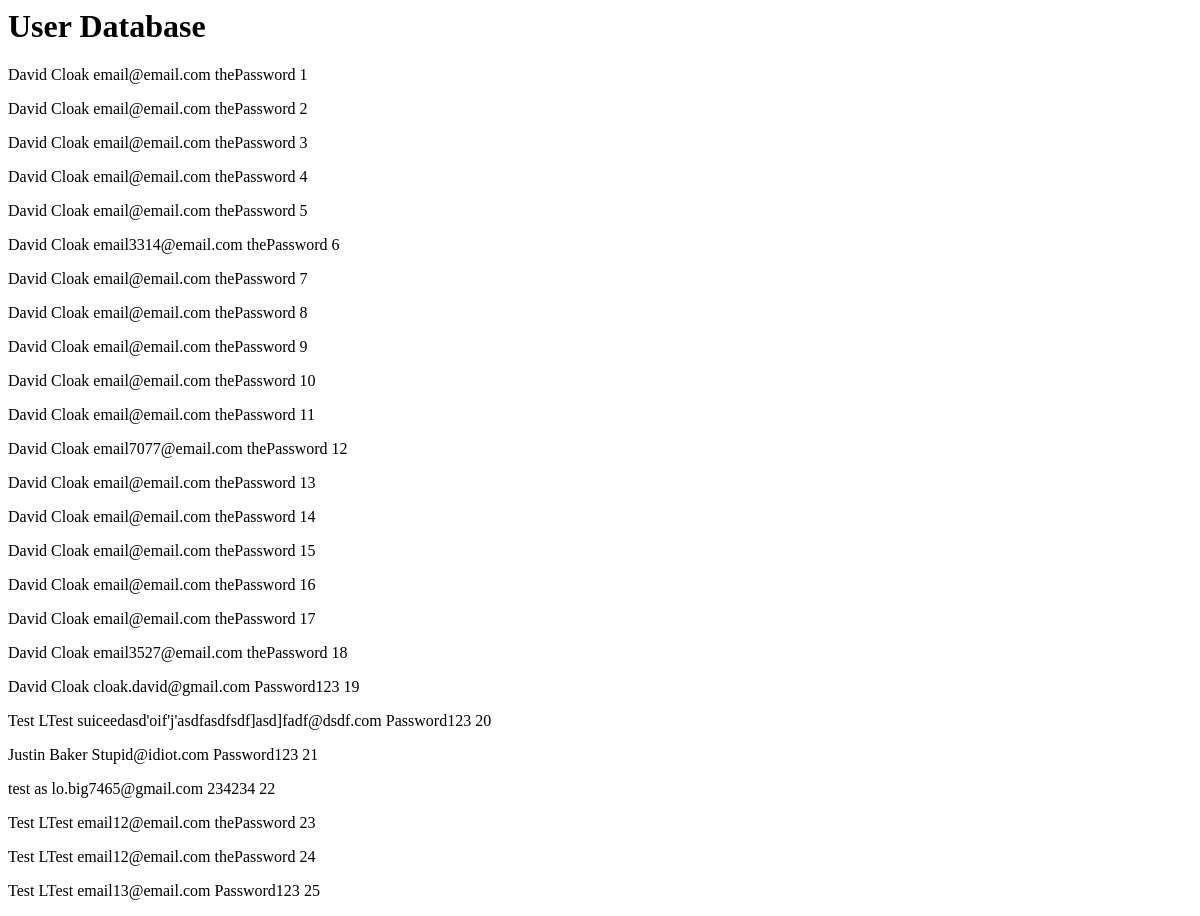
The page /test on the database as committed earlier.
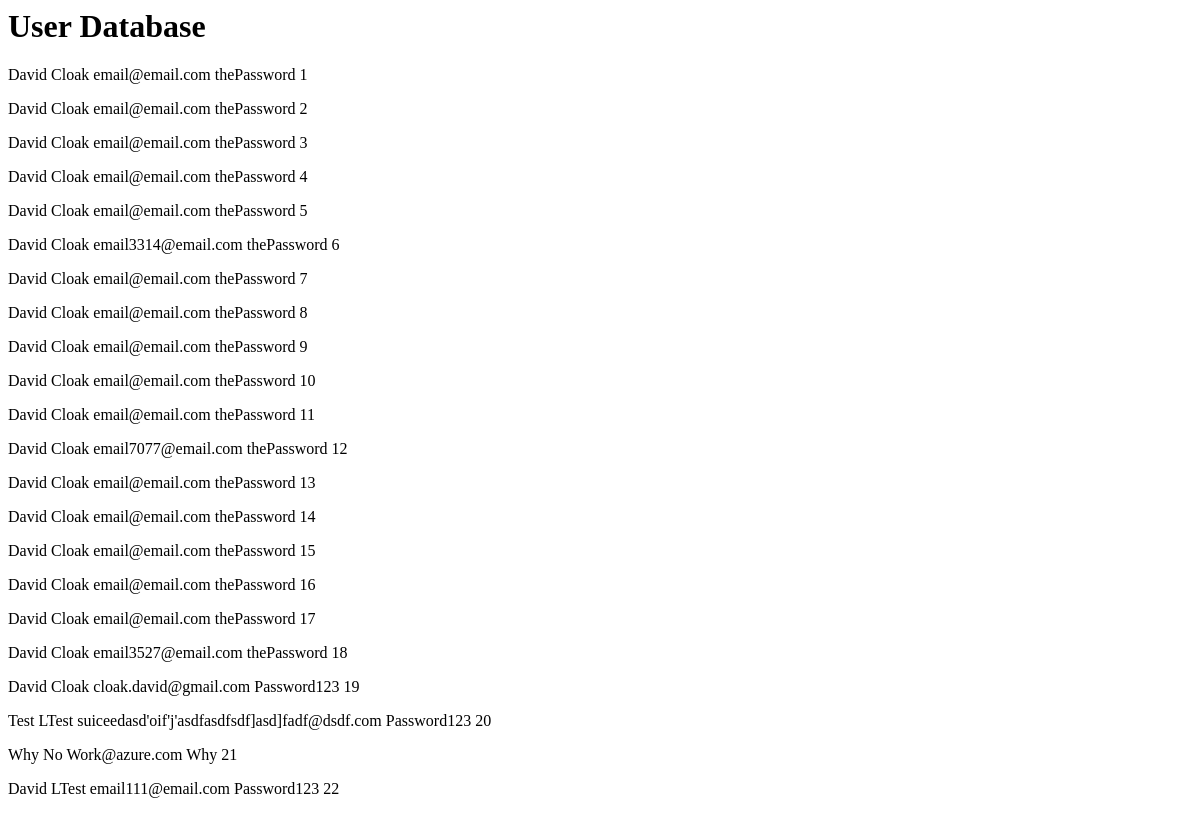
The same page on the database as committed later.
### webApp/models.py (models this page shows, shortened)
class User(models.Model):
    fName = models.CharField(max_length=150, default='')
    lName = models.CharField(max_length=150, default='')
    email = models.CharField(max_length=500, default='')
    password = models.CharField(max_length=250, default='')

### webApp/views.py (the view)
# urls.py: url(r'^test$', views.TestPage, name='test'),
def TestPage(request):
    all_users = User.objects.all()
    email = 'cloak.david@gmail.com'
    password = 'Password123'
    theUser = User.objects.filter(email__contains=email)
    theUser = theUser.filter(password__contains=password)
    return render(request, 'test.html', {'all' : all_users})

### webApp/templates/test.html
<h1>User Database</h1>
{% for item in all %}
    <p>{{ item.fName }} {{ item.lName }} {{ item.email }} {{ item.password }} {{ item.id }}</p>
{% endfor %}

Rows that differ between the two databases and show on the page:
removed User: fName "Test", lName "LTest", email "email12@email.com", password "thePassword", id "23"
removed User: fName "Test", lName "LTest", email "email12@email.com", password "thePassword", id "24"
removed User: fName "Test", lName "LTest", email "email13@email.com", password "Password123", id "25"
changed User id 21: fName "Justin" → "Why"; lName "Baker" → "No"; email "Stupid@idiot.com" → "Work@azure.com"; password "Password123" → "Why"
changed User id 22: fName "test" → "David"; lName "as" → "LTest"; email "lo.big7465@gmail.com" → "email111@email.com"; password "234234" → "Password123"
